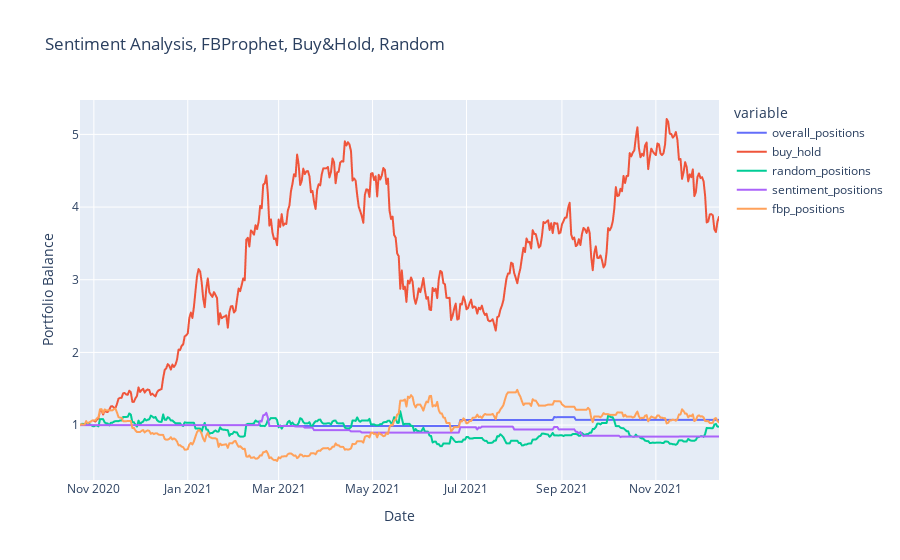

Write notebook code for a chart like this one.
### Markdown cell above
# Visualizing Backtest Performance

### Code cell
# Visualizing results
fig = px.line(
    performance,
    x=performance.index,
    y=performance.columns,
    title='Sentiment Analysis, FBProphet, Buy&Hold, Random',
    labels={"value": "Portfolio Balance",
            "index": "Date"}
)

fig.show()

### Figure 1 — Plotly figure (JSON) as saved in the notebook; plotly's stock layout.template omitted (floating-point values rounded to 4 significant figures; data arrays with more than 128 entries replaced by an {"elided": "..."} marker saying what was removed)
{"data": [{"hovertemplate": "variable=overall_positions<br>Date=%{x}<br>Portfolio Balance=%{y}<extra></extra>", "legendgroup": "overall_positions", "line": {"color": "#636efa", "dash": "solid"}, "mode": "lines", "name": "overall_positions", "showlegend": true, "type": "scattergl", "x": {"elided": "416 str values"}, "xaxis": "x", "y": {"elided": "416 float values"}, "yaxis": "y"}, {"hovertemplate": "variable=buy_hold<br>Date=%{x}<br>Portfolio Balance=%{y}<extra></extra>", "legendgroup": "buy_hold", "line": {"color": "#EF553B", "dash": "solid"}, "mode": "lines", "name": "buy_hold", "showlegend": true, "type": "scattergl", "x": {"elided": "416 str values"}, "xaxis": "x", "y": {"elided": "416 float values"}, "yaxis": "y"}, {"hovertemplate": "variable=random_positions<br>Date=%{x}<br>Portfolio Balance=%{y}<extra></extra>", "legendgroup": "random_positions", "line": {"color": "#00cc96", "dash": "solid"}, "mode": "lines", "name": "random_positions", "showlegend": true, "type": "scattergl", "x": {"elided": "416 str values"}, "xaxis": "x", "y": {"elided": "416 float values"}, "yaxis": "y"}, {"hovertemplate": "variable=sentiment_positions<br>Date=%{x}<br>Portfolio Balance=%{y}<extra></extra>", "legendgroup": "sentiment_positions", "line": {"color": "#ab63fa", "dash": "solid"}, "mode": "lines", "name": "sentiment_positions", "showlegend": true, "type": "scattergl", "x": {"elided": "416 str values"}, "xaxis": "x", "y": {"elided": "416 float values"}, "yaxis": "y"}, {"hovertemplate": "variable=fbp_positions<br>Date=%{x}<br>Portfolio Balance=%{y}<extra></extra>", "legendgroup": "fbp_positions", "line": {"color": "#FFA15A", "dash": "solid"}, "mode": "lines", "name": "fbp_positions", "showlegend": true, "type": "scattergl", "x": {"elided": "416 str values"}, "xaxis": "x", "y": {"elided": "416 float values"}, "yaxis": "y"}], "layout": {"autosize": true, "legend": {"title": {"text": "variable"}, "tracegroupgap": 0}, "title": {"text": "Sentiment Analysis, FBProphet, Buy&Hold, Random"}, "xaxis": {"anchor": "y", "autorange": true, "domain": [0, 1], "range": ["2020-10-23", "2021-12-12"], "title": {"text": "Date"}, "type": "date"}, "yaxis": {"anchor": "x", "autorange": true, "domain": [0, 1], "range": [0.2443, 5.473], "title": {"text": "Portfolio Balance"}, "type": "linear"}}}
